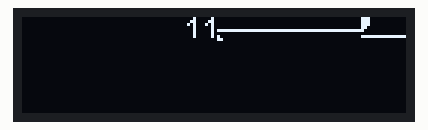
Simulated run of this sketch. Board: ESP32. Parts: 128×32 one-colour display. Wiring (inferred from the names in the program): SH1106 OLED at I2C address 0x3C. The OLED's hardware scrolling is not drawn.

Above: at 33.68 s.
At 47.79 s:
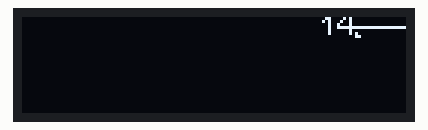
At 94.29 s:
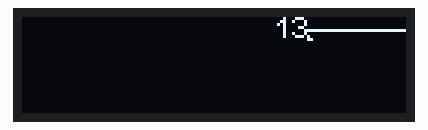
At 108.33 s:
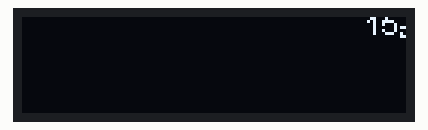

The sketch:

nRF52840_SSD1306.ino
```cpp
// (licence header left out)
// Include the correct display library

// For a connection via I2C using the Arduino Wire include:
#include <Wire.h>               // Only needed for Arduino 1.6.5 and earlier
#include "nRF_SSD1306Wire.h"	// legacy: #include "nRF_SSD1306.h"
// OR #include "nRF_SH1106Wire.h"   // legacy: #include "nRF_SH1106.h"

// For a connection via SPI include:
// #include <SPI.h>             // Only needed for Arduino 1.6.5 and earlier
// #include "nRF_SSD1306Spi.h"
// OR #include "nRF_SH1106SPi.h"

// Optionally include custom images
#include "images.h"


// Initialize the OLED display using Arduino Wire:
// SSD1306Wire display(0x3c, 26, 27);   // ADDRESS, SDA, SCL  -  SDA and SCL usually populate automatically based on your board's pins_arduino.h
// SSD1306Wire display(0x3c, D3, D5);  // ADDRESS, SDA, SCL  -  If not, they can be specified manually.
 SSD1306Wire display(0x3c, 26, 27, GEOMETRY_128_32);  // ADDRESS, SDA, SCL, OLEDDISPLAY_GEOMETRY  -  Extra param required for 128x32 displays.
// SH1106 display(0x3c, SDA, SCL);     // ADDRESS, SDA, SCL

// Initialize the OLED display using SPI:
// D5 -> CLK
// D7 -> MOSI (DOUT)
// D0 -> RES
// D2 -> DC
// D8 -> CS
// SSD1306Spi display(D0, D2, D8);  // RES, DC, CS
// or
// SH1106Spi display(D0, D2);       // RES, DC


#define DEMO_DURATION 3000
typedef void (*Demo)(void);

int demoMode = 0;
int counter = 1;

void setup() {
  Serial.begin(115200);
  Serial.println();
  Serial.println();


  // Initialising the UI will init the display too.
  display.init();

  display.flipScreenVertically();
  display.setFont(ArialMT_Plain_10);

}

void drawFontFaceDemo() {
    // Font Demo1
    // create more fonts at http://oleddisplay.squix.ch/
    display.setTextAlignment(TEXT_ALIGN_LEFT);
    display.setFont(ArialMT_Plain_10);
    display.drawString(0, 0, "Hello world");
    display.setFont(ArialMT_Plain_16);
    display.drawString(0, 10, "Hello world");

}

void drawTextFlowDemo() {
    display.setFont(ArialMT_Plain_10);
    display.setTextAlignment(TEXT_ALIGN_LEFT);
    display.drawStringMaxWidth(0, 0, 128,
      "Lorem ipsum dolor sit amet, consetetur" );
}

void drawTextAlignmentDemo() {
    // Text alignment demo
  display.setFont(ArialMT_Plain_10);

  // The coordinates define the left starting point of the text
  display.setTextAlignment(TEXT_ALIGN_LEFT);
  display.drawString(0, 0, "Left aligned (0,0)");

  // The coordinates define the center of the text
  display.setTextAlignment(TEXT_ALIGN_CENTER);
  display.drawString(64, 15, "Center aligned (64,15)");

  // The coordinates define the right end of the text
  display.setTextAlignment(TEXT_ALIGN_RIGHT);
  display.drawString(128, 27, "Right aligned (128,27)");
}

void drawRectDemo() {
      // Draw a pixel at given position
    for (int i = 0; i < 10; i++) {
      display.setPixel(i, i);
      display.setPixel(10 - i, i);
    }
    display.drawRect(12, 12, 20, 20);

    // Fill the rectangle
    display.fillRect(14, 14, 17, 17);

    // Draw a line horizontally
    display.drawHorizontalLine(0, 40, 20);

    // Draw a line horizontally
    display.drawVerticalLine(40, 0, 20);
}

void drawProgressBarDemo() {
  int progress = (counter / 5) % 100;
  // draw the progress bar
  display.drawProgressBar(0, 20, 120, 10, progress);

  // draw the percentage as String
  display.setTextAlignment(TEXT_ALIGN_CENTER);
  display.drawString(64, 5, String(progress) + "%");
}

void drawImageDemo() {
    // see http://blog.squix.org/2015/05/esp8266-nodemcu-how-to-create-xbm.html
    // on how to create xbm files
    display.drawXbm(34, 14, WiFi_Logo_width, WiFi_Logo_height, WiFi_Logo_bits);
}

Demo demos[] = {drawFontFaceDemo, drawTextFlowDemo, drawTextAlignmentDemo, drawProgressBarDemo};
int demoLength = (sizeof(demos) / sizeof(Demo));
long timeSinceLastModeSwitch = 0;

void loop() {
  // clear the display
  display.clear();
  // draw the current demo method
  demos[demoMode]();

  display.setTextAlignment(TEXT_ALIGN_RIGHT);
  display.drawString(10, 128, String(millis()));
  // write the buffer to the display
  display.display();

  if (millis() - timeSinceLastModeSwitch > DEMO_DURATION) {
    demoMode = (demoMode + 1)  % demoLength;
    timeSinceLastModeSwitch = millis();
  }
  counter++;
  delay(10);
}
```

Source omitted: images.h (data table, 1879 bytes)
